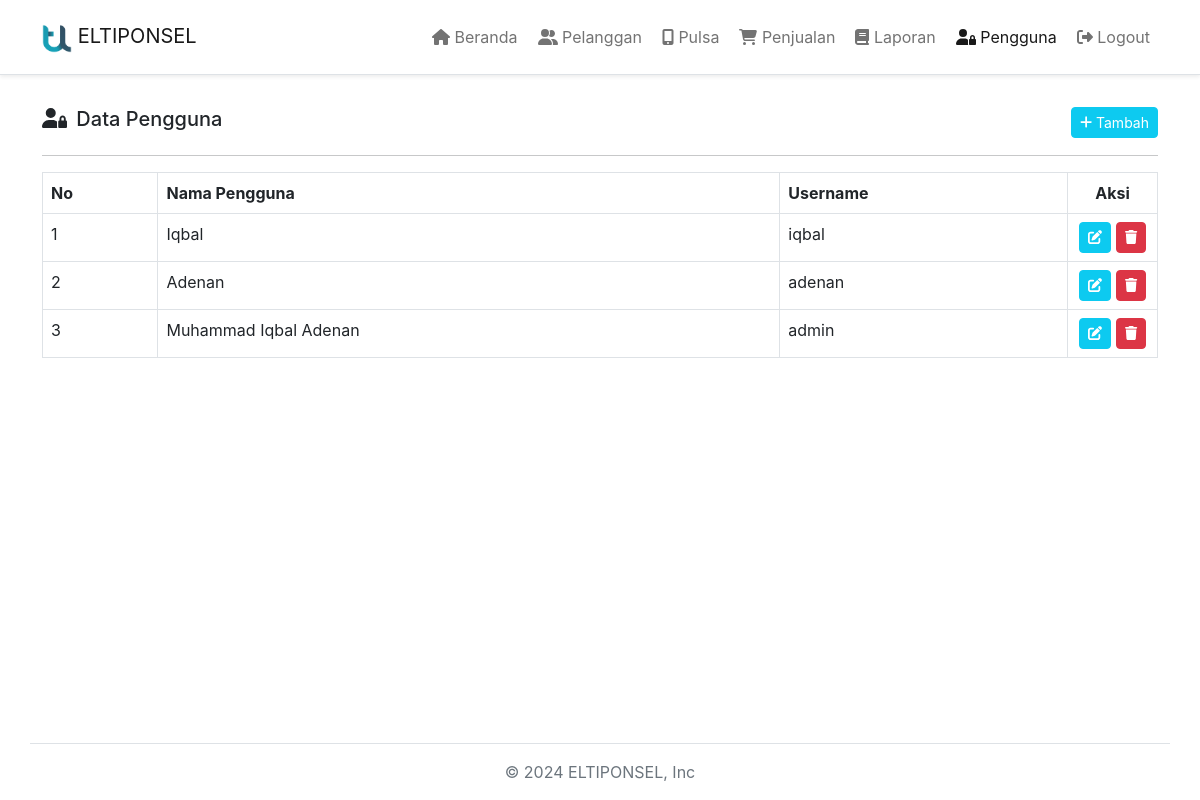
The app's page /index.php?module=pengguna (signed in) with its own data.
### tables this page shows
CREATE TABLE `pengguna` (
  `id_pengguna` int(11) NOT NULL,
  `nama_pengguna` varchar(35) NOT NULL,
  `username` varchar(35) NOT NULL,
  `password` varchar(200) NOT NULL
);

### modules/pengguna/view.php (the view, shortened to what this page needs)
<div class="row my-3">
   <div class="col-md-12">
      <h5>
         <i class="fas fa-user-lock me-1"></i> Data Pengguna
         <button type="button" class="btn btn-sm btn-info text-white float-end" data-bs-toggle="modal" data-bs-target="#tambahModal">
            <i class="fas fa-plus"></i> Tambah
         </button>
      </h5>
   </div>
</div>
<hr>
<div class="row">
   <div class="col-md-12">
      <div class="table-responsive">
         <table class="table table-bordered" id="dataTable">
            <thead>
               <tr>
                  <th>No</th>
                  <th>Nama Pengguna</th>
                  <th>Username</th>
                  <th width="90" class="text-center">Aksi</th>
               </tr>
            </thead>
            <tbody>
               <?php
               $no = 1;
               $query = $conn->query("SELECT * FROM pengguna ORDER BY id_pengguna DESC");
               foreach ($query as $pgn) :
               ?>
                  <tr>
                     <td><?= $no++; ?></td>
                     <td><?= $pgn['nama_pengguna']; ?></td>
                     <td><?= $pgn['username']; ?></td>
                     <td class="text-center">
                        <button type="button" data-bs-target="#editModal<?= $pgn['id_pengguna'] ?>" data-bs-toggle="modal" class="btn btn-sm text-white btn-info">
                           <i class="fas fa-edit"></i>
                        </button>
                        <button type="button" data-bs-target="#hapusModal<?= $pgn['id_pengguna'] ?>" data-bs-toggle="modal" class="btn btn-sm text-white btn-danger">
                           <i class="fas fa-trash"></i>
                        </button>
                     </td>
                  </tr>
               <?php endforeach ?>
            </tbody>
         </table>
      </div>
   </div>
</div>

### assets/css/style.css (style rules this page uses)
body { margin: 0; font-family: "Quicksand", BlinkMacSystemFont, "Segoe UI", Roboto, "Helvetica Neue", Arial, sans-serif, "Apple Color Emoji", "Segoe UI Emoji", "Segoe UI Symbol", "Noto Color Emoji"; color: #212529; background-color: #fff; }

### records on screen
pengguna: nama_pengguna "Iqbal", username "iqbal"
pengguna: nama_pengguna "Adenan", username "adenan"
pengguna: nama_pengguna "Muhammad Iqbal Adenan", username "admin"
